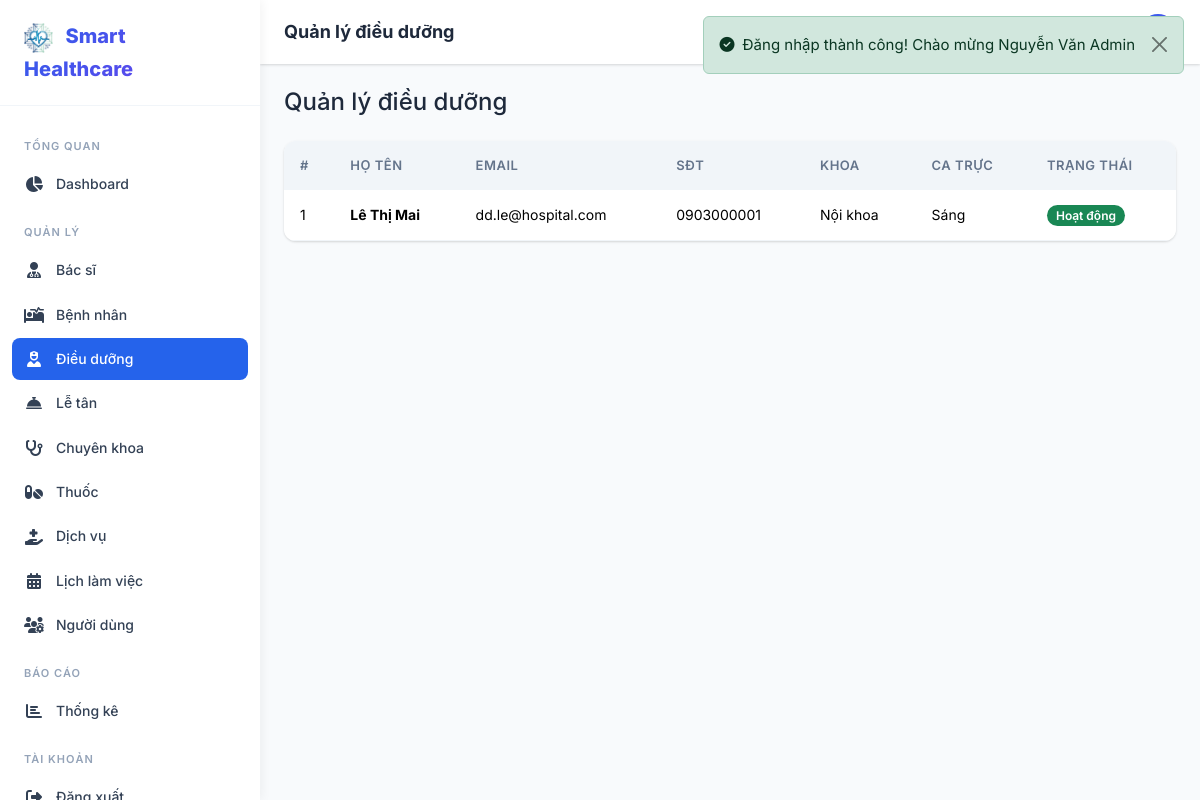
/admin/nurses (signed in), run on the app's committed database.
### tables this page shows
CREATE TABLE nurses (
    id INT AUTO_INCREMENT PRIMARY KEY,
    user_id INT NOT NULL UNIQUE,
    department VARCHAR(255) DEFAULT NULL,
    shift VARCHAR(50) DEFAULT NULL,
    created_at TIMESTAMP DEFAULT CURRENT_TIMESTAMP,
    updated_at TIMESTAMP DEFAULT CURRENT_TIMESTAMP ON UPDATE CURRENT_TIMESTAMP,
    FOREIGN KEY (user_id) REFERENCES users(id) ON DELETE CASCADE
);

CREATE TABLE users (
    id INT AUTO_INCREMENT PRIMARY KEY,
    role_id INT NOT NULL,
    email VARCHAR(255) NOT NULL UNIQUE,
    password VARCHAR(255) NOT NULL,
    full_name VARCHAR(255) NOT NULL,
    phone VARCHAR(20) DEFAULT NULL,
    avatar VARCHAR(500) DEFAULT NULL,
    status ENUM('active','inactive','banned') DEFAULT 'active',
    created_at TIMESTAMP DEFAULT CURRENT_TIMESTAMP,
    updated_at TIMESTAMP DEFAULT CURRENT_TIMESTAMP ON UPDATE CURRENT_TIMESTAMP,
    INDEX idx_users_email (email),
    INDEX idx_users_role (role_id),
    INDEX idx_users_status (status),
    FOREIGN KEY (role_id) REFERENCES roles(id) ON DELETE RESTRICT
);

### app/controllers/AdminController.php (called while the page is built, shortened)
<?php
class AdminController extends Controller
{
    public function nurses(): void
    {
        $nurseModel = new Nurse();
        $this->view('admin/nurses', [
            'title'  => 'Quản lý điều dưỡng',
            'nurses' => $nurseModel->allWithUser(),
        ], 'dashboard');
    }
}

### public/index.php (called while the page is built, shortened)
<?php
require_once APP_PATH . '/helpers/functions.php';
$url = isset($_GET['url']) ? rtrim($_GET['url'], '/') : '';
$router = new Router();
$router->dispatch($url);

### app/core/Model.php (called while the page is built, shortened)
<?php
class Model
{
    protected static ?PDO $db = null;
    public static function setDatabase(PDO $pdo): void
    {
        self::$db = $pdo;
    }
    protected function db(): PDO
    {
        return self::$db;
    }
    public function query(string $sql, array $params = []): array
    {
        $stmt = $this->db()->prepare($sql);
        $stmt->execute($params);
        return $stmt->fetchAll();
    }
}

### app/models/Nurse.php (called while the page is built, shortened)
<?php
class Nurse extends Model
{
    public function allWithUser(): array
    {
        return $this->query(
            "SELECT n.*, u.email, u.full_name, u.phone, u.avatar, u.status
             FROM nurses n JOIN users u ON n.user_id = u.id
             ORDER BY n.created_at DESC"
        );
    }
}

### app/views/admin/nurses.php (the view)
<h4 class="mb-4">Quản lý điều dưỡng</h4>
<div class="table-custom"><div class="table-responsive"><table class="table">
    <thead><tr><th>#</th><th>Họ tên</th><th>Email</th><th>SĐT</th><th>Khoa</th><th>Ca trực</th><th>Trạng thái</th></tr></thead>
    <tbody>
        <?php foreach ($nurses as $i => $n): ?>
        <tr><td><?= $i+1 ?></td><td><strong><?= e($n['full_name']) ?></strong></td><td><?= e($n['email']) ?></td><td><?= e($n['phone']) ?></td><td><?= e($n['department'] ?? '') ?></td><td><?= e($n['shift'] ?? '') ?></td><td><?= status_badge($n['status']) ?></td></tr>
        <?php endforeach; ?>
    </tbody>
</table></div></div>

### app/helpers/functions.php (shortened to what this page needs)
<?php
function e(?string $value): string
{
    return htmlspecialchars($value ?? '', ENT_QUOTES, 'UTF-8');
}
function status_badge(string $status): string
{
    $map = [
        'active'      => ['Hoạt động', 'success'],
        'inactive'    => ['Ngừng', 'secondary'],
        'banned'      => ['Khóa', 'danger'],
        'pending'     => ['Chờ xử lý', 'warning'],
        'confirmed'   => ['Đã xác nhận', 'info'],
        'in_progress' => ['Đang khám', 'primary'],
        'completed'   => ['Hoàn thành', 'success'],
        'cancelled'   => ['Đã hủy', 'danger'],
        'dispensed'   => ['Đã cấp', 'success'],
        'failed'      => ['Thất bại', 'danger'],
        'refunded'    => ['Hoàn tiền', 'warning'],
    ];
    $info = $map[$status] ?? [$status, 'secondary'];
    return '<span class="badge bg-' . $info[1] . '">' . $info[0] . '</span>';
}

### app/core/Router.php (shortened to what this page needs)
<?php
class Router
{
    private array $routes = [];
    private function addRoute(string $method, string $uri, string $action): void
    {
        $pattern = preg_replace('/\{([a-zA-Z_]+)\}/', '(?P<$1>[^/]+)', $uri);
        $pattern = '#^' . $pattern . '$#';
        $this->routes[] = [
            'method'  => $method,
            'pattern' => $pattern,
            'action'  => $action,
        ];
    }
    public function dispatch(string $url): void
    {
        $method = $_SERVER['REQUEST_METHOD'];
        foreach ($this->routes as $route) {
            if ($route['method'] !== $method) continue;
            if (preg_match($route['pattern'], $url, $matches)) {
                $params = array_filter($matches, 'is_string', ARRAY_FILTER_USE_KEY);
                [$controllerName, $actionName] = explode('@', $route['action']);
                $controller = new $controllerName();
                call_user_func_array([$controller, $actionName], $params);
                return;
            }
        }
    }
}

### assets/css/style.css (style rules this page uses)
:root { --primary: #2563eb; --primary-dark: #1d4ed8; --primary-light: #dbeafe; --accent: #10b981; --accent-dark: #059669; --danger: #ef4444; --warning: #f59e0b; --info: #06b6d4; --dark: #1e293b; --dark-2: #334155; --gray: #64748b; --gray-light: #94a3b8; --light: #f1f5f9; --lighter: #f8fafc; --white: #ffffff; --shadow: 0 1px 3px rgba(0,0,0,.1), 0 1px 2px rgba(0,0,0,.06); --shadow-md: 0 4px 6px rgba(0,0,0,.07), 0 2px 4px rgba(0,0,0,.06); --shadow-lg: 0 10px 15px rgba(0,0,0,.1), 0 4px 6px rgba(0,0,0,.05); --radius: 0.75rem; --radius-sm: 0.5rem; --sidebar-width: 260px; --topbar-height: 64px; --transition: all 0.3s ease; --font: 'Inter', -apple-system, BlinkMacSystemFont, sans-serif; --gradient-primary: linear-gradient(135deg, #2563eb 0%, #7c3aed 100%); --gradient-accent: linear-gradient(135deg, #10b981 0%, #06b6d4 100%); --gradient-hero: linear-gradient(135deg, #1e3a8a 0%, #7c3aed 50%, #2563eb 100%); }
* { margin: 0; padding: 0; box-sizing: border-box; }
body { font-family: var(--font); font-size: 0.9375rem; color: var(--dark); background: var(--lighter); line-height: 1.6; -webkit-font-smoothing: antialiased; }
.table-custom { border-radius: var(--radius); overflow: hidden; box-shadow: var(--shadow); background: var(--white); }
.table-custom .table { margin: 0; }
.table-custom .table thead th { background: var(--light); font-weight: 600; font-size: 0.8125rem; text-transform: uppercase; letter-spacing: 0.5px; color: var(--gray); border: none; padding: 0.875rem 1rem; }
.table-custom .table td { padding: 0.875rem 1rem; vertical-align: middle; border-color: var(--light); font-size: 0.875rem; }
.badge { font-weight: 600; font-size: 0.75rem; padding: 0.35em 0.75em; border-radius: 50px; }

### data on the page
nurses: user.full_name "Lê Thị Mai", user.email "dd.le@hospital.com", user.phone "0903000001", department "Nội khoa", shift "Sáng", user.status "Hoạt động"
